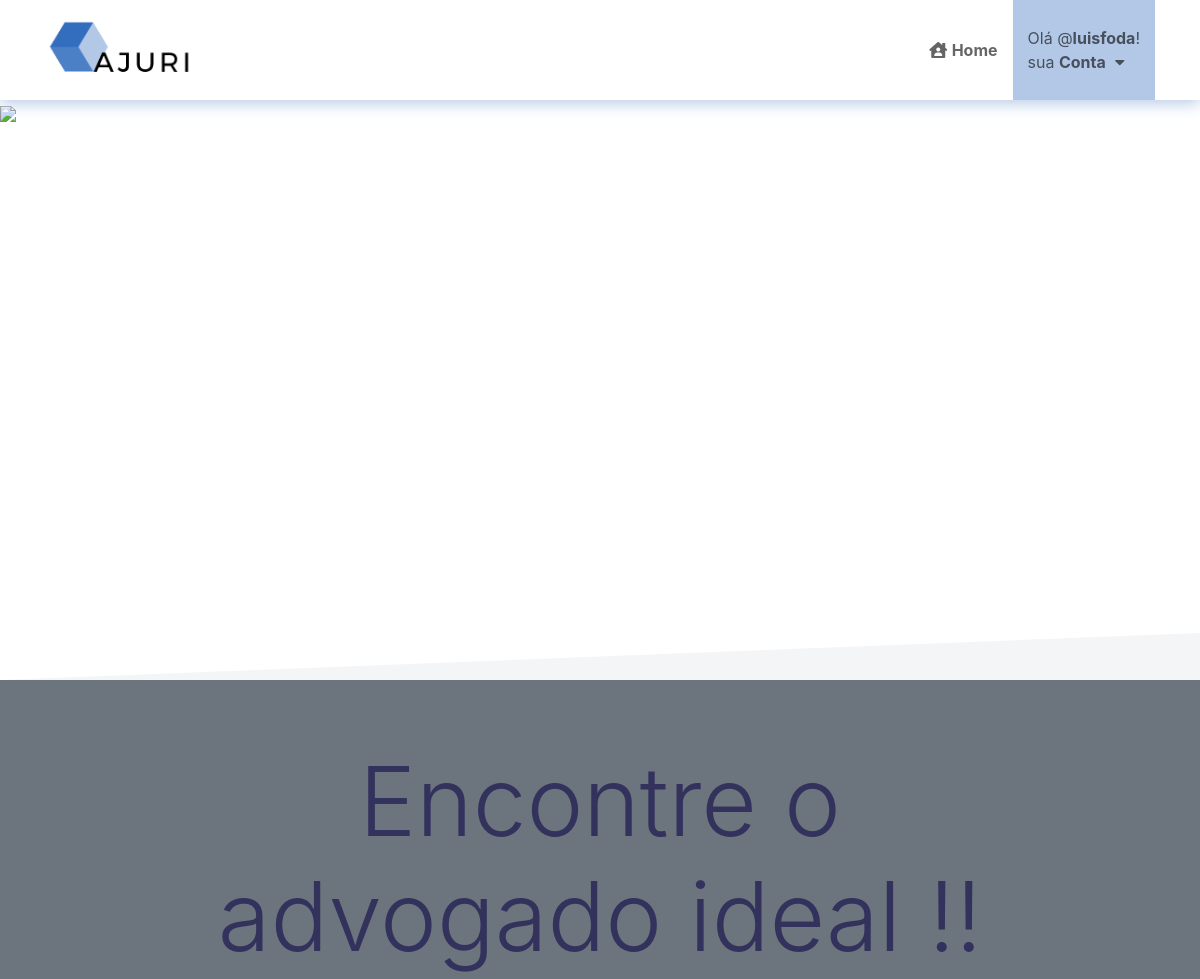
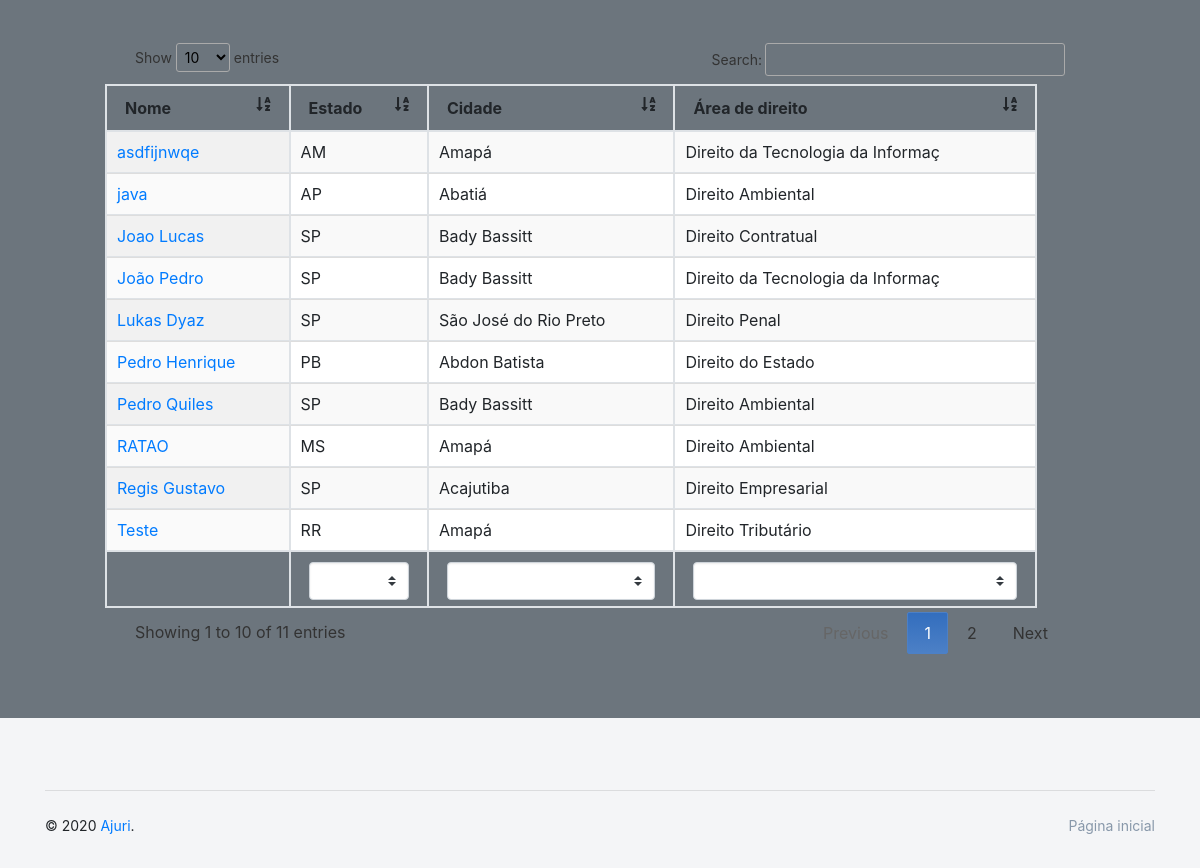
/menu.php (signed in), run on the app's committed database (2 pictures, top to bottom).
### tables this page shows
CREATE TABLE IF NOT EXISTS `tbadvogados` (
  `ID` int(11) NOT NULL AUTO_INCREMENT,
  `NOME` varchar(45) NOT NULL,
  `USERNAME` varchar(45) NOT NULL,
  `TELEFONE` varchar(45) NOT NULL,
  `DATANASC` date NOT NULL,
  `EMAIL` varchar(45) NOT NULL,
  `SENHA` varchar(15) NOT NULL,
  `COD_ESTADO` int(11) NOT NULL,
  `COD_CIDADE` int(11) NOT NULL,
  `DESCRICAO` varchar(300) DEFAULT NULL,
  `IMAGEM` varchar(300) DEFAULT NULL,
  `COD_AREA_DIREITO` int(11) NOT NULL,
  `LUGAR_FORMACAO` varchar(150) DEFAULT NULL,
  `TIPO` varchar(8) NOT NULL,
  PRIMARY KEY (`ID`),
  KEY `COD_CIDADE` (`COD_CIDADE`),
  KEY `COD_ESTADO` (`COD_ESTADO`),
  KEY `COD_AREA_DIREITO` (`COD_AREA_DIREITO`)
);

CREATE TABLE IF NOT EXISTS `estados` (
  `id` int(11) NOT NULL AUTO_INCREMENT,
  `nome_estados` varchar(75) DEFAULT NULL,
  `uf` varchar(5) DEFAULT NULL,
  PRIMARY KEY (`id`)
);

CREATE TABLE IF NOT EXISTS `tb_areas_direito` (
  `id_area` int(11) NOT NULL,
  `area_direito` varchar(33) NOT NULL,
  PRIMARY KEY (`id_area`)
);

### telapesquisaPuro.php (the view, shortened to what this page needs)
<?php
require"conexao.php";
?>
<!doctype html>
<html>
<head>
    <link rel="stylesheet" href="https://use.fontawesome.com/releases/v5.0.13/css/all.css">
    <link href="css/nucleo-svg.css" rel="stylesheet" />
    <link href="css/argon-design-system.css" rel="stylesheet" />
    <link href="css/font-awesome.css" rel="stylesheet" >
    <link href="css/all.css" rel="stylesheet">
    <link href="css/font-awesome.css" rel="stylesheet" />
    <link href="css/nucleo-svg.css" rel="stylesheet" />
    <link href="css/tabletestemaxify.css" rel="stylesheet" />
    <link href="css/bootstrap.min.css" rel=stylesheet type="text/css">
</head>
<body class="landing-page">
  <nav id="navbar" class="push better-nav fixed-top" style="box-shadow: 0 3px 15px 0 #b2c8e6; background-color: #fff;">
    <div class="container">
      <div class="head">
        <a href="menu.php" class="brand">
          <div class="logo">
            <img class="image" src="images/logo.png" data2x="images/logo.png" alt="Ajuri" />
          </div>
        </a>
      </div>
      <div class="body">
        <ul>
          <li class="home"><a href="menu.php"><i class="fas fa-house-user"></i>&nbsp;<strong>Home</strong></a></li>
          <li class="blog active dropdown"><a href="#"><?php echo "Olá @<strong>".$_SESSION['USERNAME']."</strong>!<br> sua <strong>Conta</strong>";?>&nbsp;&nbsp;<i class="fas fa-caret-down"></i></a>
          </li>
        </ul>
      </div>
    </div>
  </nav>
    <div class="wrapper">
    <section class="section-profile-cover section-shaped my-0">
      <img class="bg-image" src="https://seodigitalgroup-11993.kxcdn.com/wp-content/uploads/2019/10/lawyer-keywords.jpg" style="width: 100%;" color="">
      <div class="separator separator-bottom separator-skew">
        <svg x="0" y="0" viewBox="0 0 2560 100" preserveAspectRatio="none" version="1.1" xmlns="http://www.w3.org/2000/svg">
          <polygon class="fill-secondary" points="2560 0 2560 100 0 100"></polygon>
        </svg>
      </div>
    </section>
    <section class="section bg-secondary">
    <center>
    <div class="col-sm-9">
        <h1 class="display-1 mb-0">Encontre o advogado ideal !!</h1>
    </div>
</center>
      <br>
        <br>
      <div class="container" style="width: 80%;">
<script type="text/javascript">
$(document).ready(function() {
    $('#example').DataTable( {
        initComplete: function () {
            this.api().columns([1, 2, 3]).every( function () {
                var column = this;
                var select = $('<select class="custom-select" ><option value=""></option></select>')
                    .appendTo( $(column.footer()).empty() )
                    .on( 'change', function () {
                        var val = $.fn.dataTable.util.escapeRegex(
                            $(this).val()
                        );
                        column
                            .search( val ? '^'+val+'$' : '', true, false )
                            .draw();
                    } );
                column.data().unique().sort().each( function ( d, j ) {
                    select.append( '<option value="'+d+'" >'+d+'</option>' )
                } );
            } );
        },
        language: {
            url: '//cdn.datatables.net/plug-ins/1.10.11/i18n/Portuguese-Brasil.json'
        },
        responsive: true
    } );
} );
</script>
<table id="example" class="display table table-bordered table-striped" style="width:100%;margin-left:-30px">
<thead>
      <tr>
        <th>Nome<i class="fas fa-sort-alpha-down" style="float: right;"></i></th>
        <th>Estado<i class="fas fa-sort-alpha-down" style="float: right;"></i></th>
        <th>Cidade<i class="fas fa-sort-alpha-down" style="float: right;"></i></th>
        <th>Área de direito<i class="fas fa-sort-alpha-down" style="float: right;"></i></th>
      </tr>
  </thead>
<tbody id="myTable">
      <tr>
<?php
  $sqlTabDados="SELECT ID,NOME,COD_ESTADO,COD_CIDADE,COD_AREA_DIREITO FROM tbadvogados";
  $resultTabDados = mysqli_query($conn,$sqlTabDados);
  while( $dadosTabDados=mysqli_fetch_array($resultTabDados)){
  $id=$dadosTabDados["ID"];
  $nome=$dadosTabDados["NOME"];
  $estado=$dadosTabDados["COD_ESTADO"];
  $cidade=$dadosTabDados["COD_CIDADE"];
  $cod_area_direito=$dadosTabDados["COD_AREA_DIREITO"];
  $sqlSEUF="SELECT uf FROM estados where id='$estado'";
  $resultSEUF = mysqli_query($conn,$sqlSEUF);
  $dadosSEUF = mysqli_fetch_array($resultSEUF);
  $nome_estado = $dadosSEUF['uf'];
  $sqlSECidade="SELECT nome_cidades FROM cidades where id='$cidade'";
  $resultSECidade = mysqli_query($conn,$sqlSECidade);
  $dadosSECidade = mysqli_fetch_array($resultSECidade);
  $nome_cidade = $dadosSECidade['nome_cidades'];
  $sqlSEArea="SELECT area_direito FROM tb_areas_direito where id_area='$cod_area_direito'";
  $resultSEArea = mysqli_query($conn,$sqlSEArea);
  $dadosSEArea = mysqli_fetch_array($resultSEArea);
  $nome_area = $dadosSEArea['area_direito'];
?>
<?php
echo "
          <td><a href='perfilDoAdvSelected.php?id=$id'>$nome</a></td>
          <td>$nome_estado</td>
          <td>$nome_cidade</td>
          <td>$nome_area</td>
      </tr>";
?>
      <?php } ?>
    </tbody>
    <tfoot>
      <tr>
          <th></th>
          <th>Estado</th>
          <th>Cidade</th>
          <th>Área de direito</th>
      </tr>
    </tfoot>
</table>
</div>
    </section>
        </div>
    <footer class="footer">
      <div class="container">
        <hr>
        <div class="row align-items-center justify-content-md-between">
          <div class="col-md-6">
            <div class="copyright">
              &copy; 2020 <a href="" target="_self">Ajuri</a>.
            </div>
          </div>
          <div class="col-md-6">
            <ul class="nav nav-footer justify-content-end">
              <li class="nav-item">
                <a href="menu.php" class="nav-link" target="_self">Página inicial</a>
              </li>
            </ul>
          </div>
        </div>
      </div>
    </footer>
</body>
</html>

### css/all.css (style rules this page uses)
.fa, .fas, .far, .fal, .fad, .fab { -moz-osx-font-smoothing: grayscale; -webkit-font-smoothing: antialiased; display: inline-block; font-style: normal; font-variant: normal; text-rendering: auto; line-height: 1; }
.fa-caret-down:before { content: "\f0d7"; }
.fa-house-user:before { content: "\e065"; }
.fa-sort-alpha-down:before { content: "\f15d"; }

### css/tabletestemaxify.css (style rules this page uses)
table.dataTable { width:100%; margin:0 auto; clear:both; border-collapse:separate; border-spacing:0 }
table.dataTable thead th, table.dataTable tfoot th { font-weight:bold }
table.dataTable thead th, table.dataTable thead td { padding:10px 18px; }
table.dataTable tfoot th, table.dataTable tfoot td { padding:10px 18px 6px 18px; }
table.dataTable thead .sorting, table.dataTable thead .sorting_asc, table.dataTable thead .sorting_desc, table.dataTable thead .sorting_asc_disabled, table.dataTable thead .sorting_desc_disabled { cursor:pointer; *cursor:hand; background-repeat:no-repeat; background-position:center right }
table.dataTable thead .sorting { background-image:url("../images/sort_both.png") }
table.dataTable thead .sorting_asc { background-image:url("../images/sort_asc.png") }
table.dataTable tbody tr { background-color:#ffffff }
table.dataTable tbody th, table.dataTable tbody td { padding:8px 10px }
table.dataTable.row-border tbody th, table.dataTable.row-border tbody td, table.dataTable.display tbody th, table.dataTable.display tbody td { border-top:1px solid #ddd }
table.dataTable.row-border tbody tr:first-child th, table.dataTable.row-border tbody tr:first-child td, table.dataTable.display tbody tr:first-child th, table.dataTable.display tbody tr:first-child td { border-top:none }
table.dataTable.order-column tbody tr>.sorting_1, table.dataTable.order-column tbody tr>.sorting_2, table.dataTable.order-column tbody tr>.sorting_3, table.dataTable.display tbody tr>.sorting_1, table.dataTable.display tbody tr>.sorting_2, table.dataTable.display tbody tr>.sorting_3 { background-color:#fafafa }
table.dataTable.display tbody tr.odd>.sorting_1, table.dataTable.order-column.stripe tbody tr.odd>.sorting_1 { background-color:#f1f1f1 }
table.dataTable.display tbody tr.even>.sorting_1, table.dataTable.order-column.stripe tbody tr.even>.sorting_1 { background-color:#fafafa }
table.dataTable, table.dataTable th, table.dataTable td { box-sizing:content-box }

### telapesquisaPuro.php (style rules this page uses)
.better-nav { word-wrap: break-word; background: whitesmoke; height: 100px; margin-bottom: 30px; }
.better-nav a { color: #000; opacity: 0.6; }
.better-nav .container { height: 100%; }
.better-nav.fixed-top { position:absolute; top: 0; left: 0; right: 0; z-index: 90; }
.better-nav .head { float: left; height: 100%; }
.better-nav .head .brand { display: block; opacity: 1; padding: 15px 0; height: 100%; text-decoration: none; }
.better-nav .head .brand .logo { float: left; margin-right: 15px; height: 100%; }
.better-nav .head .brand .logo .image { height: 100%; width: auto; width: auto; }
.better-nav .body { float: right; height: 100%; }
.better-nav .body ul { list-style: none; margin: 0; padding: 0; height: 100%; }
.better-nav .body ul li.active { background: #b2c8e6; }
.better-nav .body > ul > li { display: table; float: left; height: 100%; }
.better-nav .body > ul > li > a { display: table-cell; vertical-align: middle; text-decoration: none; padding: 0 15px; }
.better-nav .body ul li.dropdown { position: relative; }

### data on the page
tbadvogados: NOME "João Pedro", COD_ESTADO.uf "SP", nome_cidade "Bady Bassitt", tb_areas_direito.area_direito "Direito da Tecnologia da Informaç"
tbadvogados: NOME "asdfijnwqe", COD_ESTADO.uf "AM", nome_cidade "Amapá", tb_areas_direito.area_direito "Direito da Tecnologia da Informaç"
tbadvogados: NOME "Teste", COD_ESTADO.uf "RR", nome_cidade "Amapá", tb_areas_direito.area_direito "Direito Tributário"
tbadvogados: NOME "RATAO", COD_ESTADO.uf "MS", nome_cidade "Amapá", tb_areas_direito.area_direito "Direito Ambiental"
tbadvogados: NOME "Pedro Quiles", COD_ESTADO.uf "SP", nome_cidade "Bady Bassitt", tb_areas_direito.area_direito "Direito Ambiental"
tbadvogados: NOME "Lukas Dyaz", COD_ESTADO.uf "SP", nome_cidade "São José do Rio Preto", tb_areas_direito.area_direito "Direito Penal"
tbadvogados: NOME "Pedro Henrique", COD_ESTADO.uf "PB", nome_cidade "Abdon Batista", tb_areas_direito.area_direito "Direito do Estado"
tbadvogados: NOME "java", COD_ESTADO.uf "AP", nome_cidade "Abatiá", tb_areas_direito.area_direito "Direito Ambiental"
tbadvogados: NOME "Regis Gustavo", COD_ESTADO.uf "SP", nome_cidade "Acajutiba", tb_areas_direito.area_direito "Direito Empresarial"
tbadvogados: NOME "Joao Lucas", COD_ESTADO.uf "SP", nome_cidade "Bady Bassitt", tb_areas_direito.area_direito "Direito Contratual"

### other printed values
$_SESSION['USERNAME'] "luisfoda"
